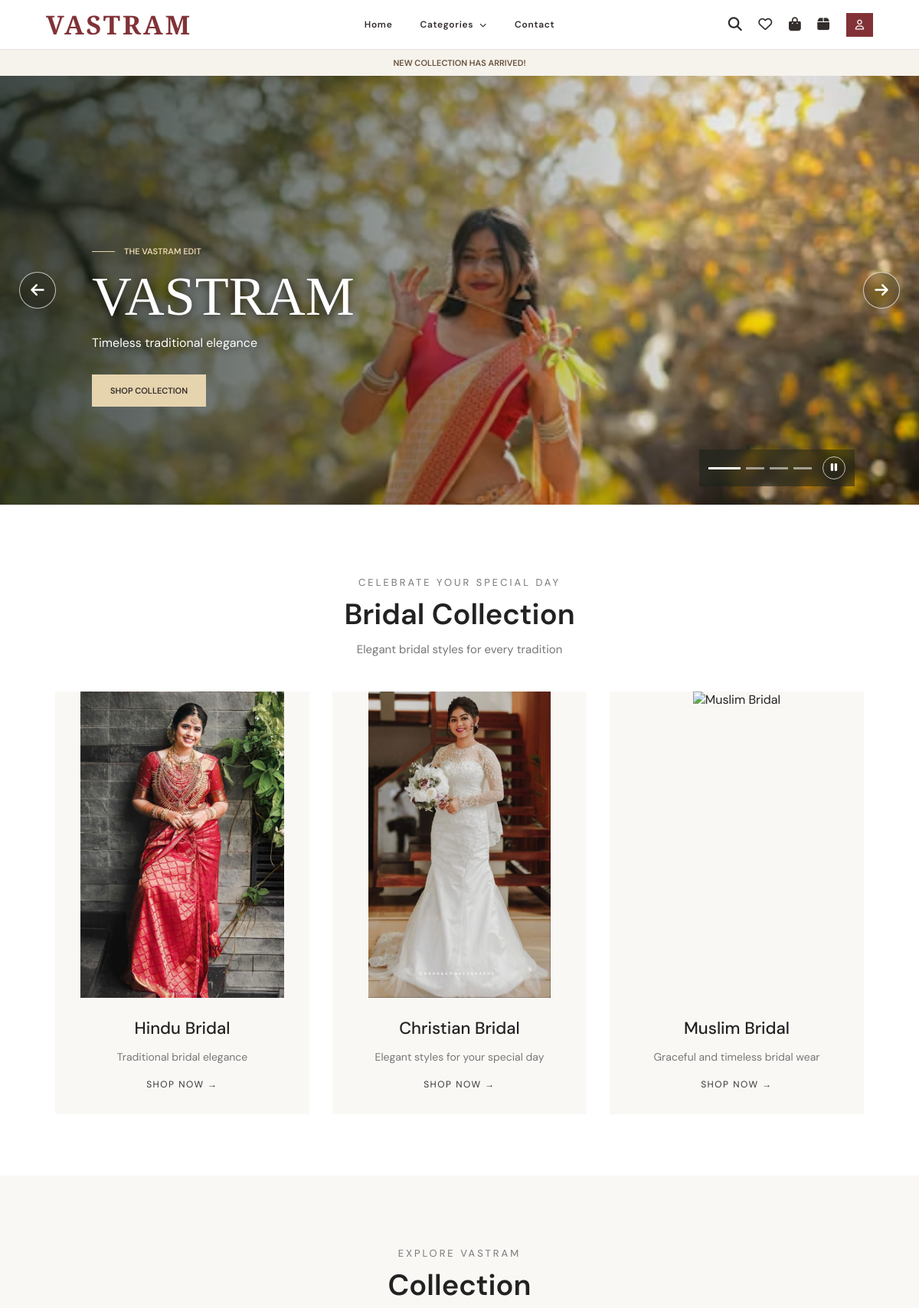
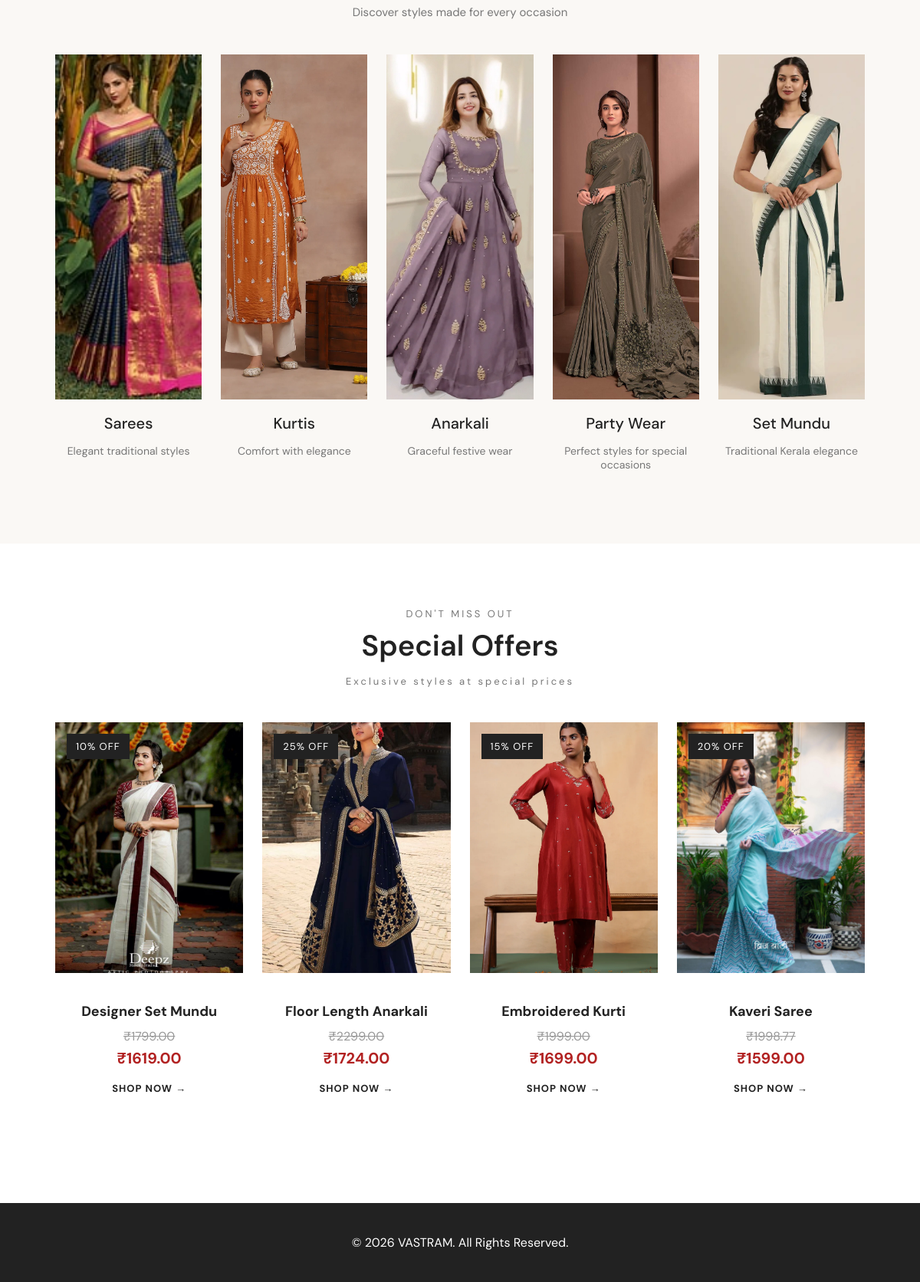
The page / on the database its author committed (2 pictures, top to bottom).
### products/models.py (models this page shows, shortened)
class Offer(models.Model):
    uuid = models.UUIDField(default=uuid.uuid4, editable=False, unique=True)
    variant = models.ForeignKey(
        ProductVariant,
        on_delete=models.CASCADE,
        related_name='offers'
    )
    offer_price = models.DecimalField(
        max_digits=10,
        decimal_places=2
    )
    start_date = models.DateTimeField()
    end_date = models.DateTimeField()
    is_active = models.BooleanField(
        default=True
    )
    created_at = models.DateTimeField(
        auto_now_add=True
    )

class ProductVariant(models.Model):
    uuid = models.UUIDField(default=uuid.uuid4, editable=False, unique=True)
    product = models.ForeignKey(
        Product,
        on_delete=models.CASCADE,
        related_name='variants'
    )
    size = models.CharField(max_length=20, blank=True)
    color = models.CharField(max_length=50, blank=True)
    stock = models.PositiveIntegerField(default=0)
    price = models.DecimalField(
        max_digits=10,
        decimal_places=2
    )

class ProductImage(models.Model):
    uuid = models.UUIDField(default=uuid.uuid4, editable=False, unique=True)
    variant = models.ForeignKey(
    ProductVariant,
    on_delete=models.CASCADE,
    related_name='images',
    null=True,
    blank=True
    )
    image = models.ImageField(
        upload_to='products/',
        blank=True,
        null=True
    )

class Product(models.Model):
    uuid = models.UUIDField(default=uuid.uuid4, editable=False, unique=True)
    name = models.CharField(max_length=200)
    slug = models.SlugField(max_length=220, unique=True, blank=True)
    category = models.ForeignKey(
        Category,
        on_delete=models.CASCADE
    )
    description = models.TextField()
    fabric = models.CharField(
        max_length=100,
        blank=True
    )
    image = models.ImageField(
        upload_to='products/',
        blank=True,
        null=True
    )
    created_at = models.DateTimeField(
        auto_now_add=True
    )

### home/views.py (the view, shortened to what this page needs)
# urls.py: 2. Add a URL to urlpatterns:  path('', views.home, name='home')
def home(request):
    products = Product.objects.all().order_by('-created_at')[:4]
    for product in products:
        product.display_image_url = None
        for variant in product.variants.all():
            first_image = variant.images.first()
            if first_image and first_image.image:
                product.display_image_url = first_image.image.url
                break
        if not product.display_image_url and product.image:
            product.display_image_url = product.image.url
    current_time = timezone.now()
    offers = list(Offer.objects.filter(
        is_active=True,
        start_date__lte=current_time,
        end_date__gte=current_time
    ).select_related('variant', 'variant__product').order_by('-start_date')[:4])
    for offer in offers:
        offer.is_currently_active = (
            offer.is_active
            and offer.start_date <= current_time <= offer.end_date
        )
    return render(
        request,
        'home/home.html',
        {
            'products': products,
            'offers': offers,
        }
    )

### ecommerce_project/context_processors.py (called while the page is built)
def shopping_counts(request):
    cart_count = 0
    wishlist_count = 0
    if request.user.is_authenticated:
        cart_count = sum(
            CartItem.objects.filter(cart__user=request.user).values_list(
                'quantity', flat=True
            )
        )
        wishlist_count = WishlistItem.objects.filter(
            wishlist__user=request.user
        ).count()
    else:
        cart_count = sum(
            item.get('quantity', 0)
            for item in request.session.get('guest_cart_items', [])
        )
        wishlist_count = len(request.session.get('guest_wishlist_items', []))
    return {
        'cart_count': cart_count,
        'wishlist_count': wishlist_count,
    }

### templates/home/home.html (shortened to what this page needs)
{% extends 'base.html' %}
{% load static %}
{% block content %}
<div class="launch-alert">
    New Collection Has Arrived!
</div>
<section class="hero-carousel" aria-label="Featured collections" aria-roledescription="carousel">
    <div class="hero-slide hero-slide--portrait active" aria-hidden="false">
        <img src="/media/home/hero.jpg"
             alt="VASTRAM Collection">
        <div class="banner-content">
            <span class="banner-eyebrow">THE VASTRAM EDIT</span>
            <h1>
                VASTRAM
            </h1>
            <p>
                Timeless traditional elegance
            </p>
            <a href="{% url 'product_list' %}"
               class="hero-btn">
                SHOP COLLECTION
            </a>
        </div>
    </div>
    <button type="button" class="hero-prev" aria-label="Previous slide" data-slide-prev>
        <i class="fa-solid fa-arrow-left" aria-hidden="true"></i>
    </button>
    <button type="button" class="hero-next" aria-label="Next slide" data-slide-next>
        <i class="fa-solid fa-arrow-right" aria-hidden="true"></i>
    </button>
    <div class="hero-controls">
        <div class="hero-dots" role="group" aria-label="Choose a slide">
            <button type="button" class="dot active-dot" aria-label="Show slide 1" aria-pressed="true" data-slide-to="0"></button>
            <button type="button" class="dot" aria-label="Show slide 2" aria-pressed="false" data-slide-to="1"></button>
            <button type="button" class="dot" aria-label="Show slide 3" aria-pressed="false" data-slide-to="2"></button>
            <button type="button" class="dot" aria-label="Show slide 4" aria-pressed="false" data-slide-to="3"></button>
        </div>
        <button type="button" class="hero-autoplay" aria-label="Pause slideshow" data-slide-toggle>
        </button>
    </div>
</section>
<section class="bridal-section">
    <div class="section-heading">
        <p>
            CELEBRATE YOUR SPECIAL DAY
        </p>
        <h2>
            Bridal Collection
        </h2>
        <span>
            Elegant bridal styles for every tradition
        </span>
    </div>
    <div class="bridal-grid">
        <a href="{% url 'product_list' %}?category=Hindu%20Bridal"
           class="bridal-card">
            <div class="bridal-image">
                <img src="/media/products/hindu_bridal_2.jpg"
                        alt="Hindu Bridal">
            </div>
            <div class="bridal-info">
                <h3>
                    Hindu Bridal
                </h3>
                <p>
                    Traditional bridal elegance
                </p>
                <span>
                    SHOP NOW →
                </span>
            </div>
        </a>
        <a href="{% url 'product_list' %}?category=Christian%20Bridal"
           class="bridal-card">
            <div class="bridal-image">
                <img src="{% static 'images/christian_bridal_gown.jpg' %}"
                        alt="Christian Bridal">
            </div>
            <div class="bridal-info">
                <h3>
                    Christian Bridal
                </h3>
                <p>
                    Elegant styles for your special day
                </p>
                <span>
                    SHOP NOW →
                </span>
            </div>
        </a>
        <a href="{% url 'product_list' %}?category=Muslim%20Bridal"
           class="bridal-card">
            <div class="bridal-image">
                    <img src="{% static 'images/muslim_bridal_anarkali copy.jpg' %}"
                        alt="Muslim Bridal">
            </div>
            <div class="bridal-info">
                <h3>
                    Muslim Bridal
                </h3>
                <p>
                    Graceful and timeless bridal wear
                </p>
                <span>
                    SHOP NOW →
                </span>
            </div>
        </a>
    </div>
</section>
<section class="collections-section">
    <div class="section-heading">
        <p>
            EXPLORE VASTRAM
        </p>
        <h2>
            Collection
        </h2>
        <span>
            Discover styles made for every occasion
        </span>
    </div>
    <div class="collection-grid">
        <a href="{% url 'product_list' %}?category=Saree"
           class="collection-card">
            <div class="collection-image">
                <img src="/media/products/kanchipuramsaree2.jpg"
                     alt="Sarees">
            </div>
            <h3>
                Sarees
            </h3>
            <p>
                Elegant traditional styles
            </p>
        </a>
        <a href="{% url 'product_list' %}?category=Kurtis"
           class="collection-card">
            <div class="collection-image">
                <img src="{% static 'images/kurti4.webp' %}"
                     alt="Kurtis">
            </div>
            <h3>
                Kurtis
            </h3>
            <p>
                Comfort with elegance
            </p>
        </a>
        <a href="{% url 'product_list' %}?category=Anarkali"
           class="collection-card">
            <div class="collection-image">
                <img src="/media/products/anarkalii.webp"
                     alt="Anarkali">
            </div>
            <h3>
                Anarkali
            </h3>
            <p>
                Graceful festive wear
            </p>
        </a>
        <a href="{% url 'product_list' %}?category=Party%20Wear"
           class="collection-card">
            <div class="collection-image">
                <img src="/media/products/party4.jpg"
                     alt="Party Wear">
            </div>
            <h3>
                Party Wear
            </h3>
            <p>
                Perfect styles for special occasions
            </p>
        </a>
        <a href="{% url 'product_list' %}?category=Set%20Mundu"
           class="collection-card">
            <div class="collection-image">
                <img src="/media/products/setu mundu4.jpg"
                     alt="Set Mundu">
            </div>
            <h3>
                Set Mundu
            </h3>
            <p>
                Traditional Kerala elegance
            </p>
        </a>
    </div>
</section>
<section class="offers-section">
    <div class="section-heading">
        <p class="section-label">
            DON'T MISS OUT
        </p>
        <h2>
            Special Offers
        </h2>
        <p>
            Exclusive styles at special prices
        </p>
    </div>
    <div class="offers-grid">
        {% for offer in offers %}
        <a href="{% url 'product_detail' offer.variant.product.slug %}"
           class="offer-card">
            <div class="offer-image">
                {% if offer.variant.images.first %}
                    <img src="{{ offer.variant.images.first.image.url }}"
                         alt="{{ offer.variant.product.name }}">
                {% elif offer.variant.product.image %}
                    <img src="{{ offer.variant.product.image.url }}"
                         alt="{{ offer.variant.product.name }}">
                {% endif %}
                {% if offer.is_currently_active and offer.variant.product.name == "Kaveri Saree" %}
                    <span class="offer-badge">
                        20% OFF
                    </span>
                {% elif offer.is_currently_active and offer.variant.product.name == "Embroidered Kurti" %}
                    <span class="offer-badge">
                        15% OFF
                    </span>
                {% elif offer.is_currently_active and offer.variant.product.name == "Floor Length Anarkali" %}
                    <span class="offer-badge">
                        25% OFF
                    </span>
                {% elif offer.is_currently_active and offer.variant.product.name == "Designer Set Mundu" %}
                    <span class="offer-badge">
                        10% OFF
                    </span>
                {% endif %}
            </div>
            <div class="offer-info">
                <h3>
                    {{ offer.variant.product.name }}
                </h3>
                {% if offer.is_currently_active %}
                    <p class="original-price">₹{{ offer.variant.price }}</p>
                    <p class="offer-price">₹{{ offer.offer_price }}</p>
                {% else %}
                    <p class="offer-expired-price">₹{{ offer.variant.price }}</p>
                    <span class="offer-expired-note">Current price</span>
                {% endif %}
                <span class="shop-offer">
                    SHOP NOW →
                </span>
            </div>
        </a>
        {% empty %}
            <p class="no-offers">
                No special offers available.
            </p>
        {% endfor %}
    </div>
</section>
{% endblock %}

### templates/base.html (style rules this page uses)
body { margin: 0; font-family: 'DM Sans', sans-serif; background-color: #ffffff; color: #222; }

### rows shown on the page
Offer: variant.images.first.image (picture), shows "10% OFF", variant.product.name "Designer Set Mundu", variant.price "1799.00", offer_price "1619.00"
Offer: variant.images.first.image (picture), shows "25% OFF", variant.product.name "Floor Length Anarkali", variant.price "2299.00", offer_price "1724.00"
Offer: variant.product.image (picture), shows "15% OFF", variant.product.name "Embroidered Kurti", variant.price "1999.00", offer_price "1699.00"
Offer: variant.product.image (picture), shows "20% OFF", variant.product.name "Kaveri Saree", variant.price "1998.77", offer_price "1599.00"
